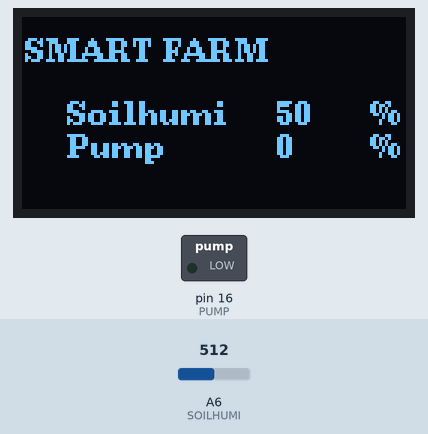
Recording of a sketch running on a simulated Arduino Nano, built with avr-gcc and run on an emulated ATmega328P. On the bench: 128×64 one-colour display, switched loads named in the sketch (green lamp = pin HIGH). Inputs (shaded band) come from the test bench; at power-on: A6 (SOILHUMI) = 512.

Above: at 1.2 s.
1.3 s: A6 (SOILHUMI) set to 708
At 2.6 s:
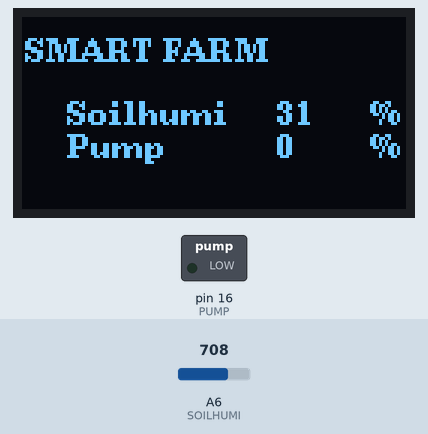
2.9 s: A6 (SOILHUMI) set to 735
At 4.2 s:
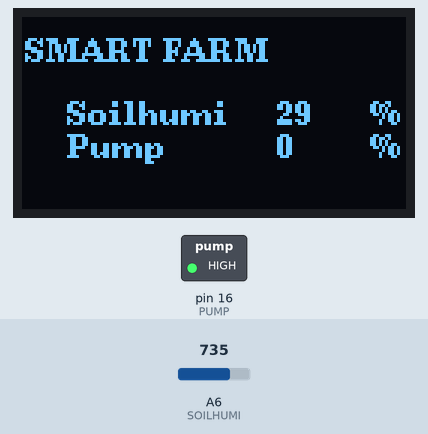
4.5 s: A6 (SOILHUMI) set to 900
At 5.7 s:
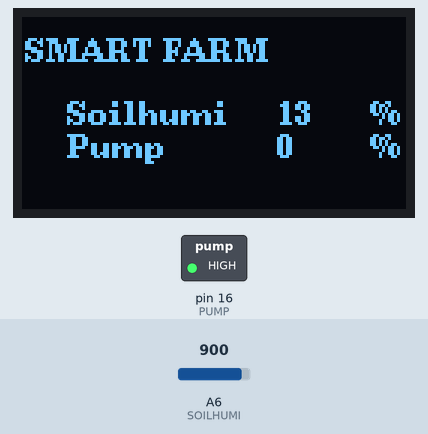
Timing chart, 0 to 7.5 s (numbered marks = the images above; inputs shaded):
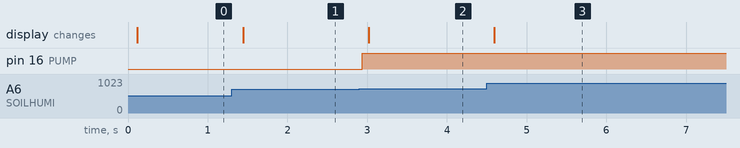

The sketch:

sketch_exercise3.ino
```cpp
#include <U8g2lib.h>
U8G2_SH1106_128X64_NONAME_F_HW_I2C u8g2(U8G2_R0,/*reset=*/U8X8_PIN_NONE);
#define SOILHUMI A6
#define PUMP 16

int Soilhumi = 0;
int Pump = 0;

void OLEDdraw(){
  u8g2.clearBuffer();

  u8g2.setFont(u8g2_font_ncenB08_te);
  u8g2.drawStr(1,15,"SMART FARM");

  u8g2.drawStr(15,36,"Soilhumi");
  u8g2.setCursor(85,36);
  u8g2.print(Soilhumi);
  u8g2.drawStr(116,36,"%");

  u8g2.drawStr(15,47,"Pump");
  u8g2.setCursor(85,47);
  u8g2.print(Pump);
  u8g2.drawStr(116,47,"%");

  u8g2.sendBuffer();
}

void setup(){
  u8g2.begin();
  pinMode(PUMP, OUTPUT);
}

void loop(){
  Soilhumi = map(analogRead(SOILHUMI),0,1023,100,0);
  if (Soilhumi<=30){
    digitalWrite(PUMP, HIGH);
  }
  else if (Soilhumi>=60){
    digitalWrite(PUMP, LOW);
  }
  OLEDdraw();
}
```

Measured:
- the behaviour switches between 716 and 717 on A6 (SOILHUMI) (found by bisection; images 1 and 2)
- after the input at 1.3 s, the display: changes after 0.15 s (image 1)
- after the input at 2.9 s, pin 16 (PUMP): LOW → HIGH at once; the display: changes after 0.12 s (image 2)
- after the input at 4.5 s, the display: changes after 0.09 s (image 3)
